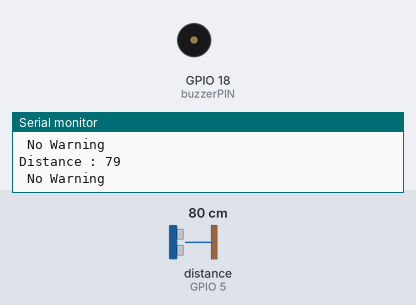
Bench run of a sketch on a simulated ESP32. Shown: buzzer (waves = sounding, pin HIGH), the last lines printed to the serial monitor. Wiring (inferred from the names in the program): ultrasonic range finder: trigger GPIO 2; echo GPIO 5. The test bench sets the inputs (shaded band); at power-on: distance to the obstacle (sensor on GPIO 5) 80 cm. The echo pulse lasts 58.3 µs per cm; WiFi joins after 1.5 s; servers stay silent unless stated; web services answer with replies made up by the test bench; pins used as bus, display or sensor lines are not drawn.

Above: at 2.7 s.
2.8 s: distance to the obstacle (sensor on GPIO 5) set to 55 cm
4.3 s: distance to the obstacle (sensor on GPIO 5) set to 49 cm
At 5.9 s:
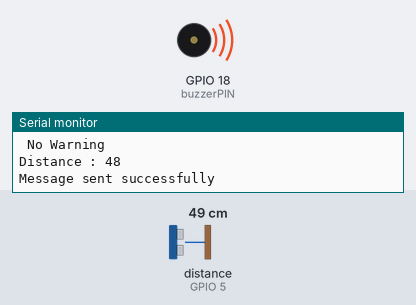
6.2 s: distance to the obstacle (sensor on GPIO 5) set to 7 cm
7.7 s: distance to the obstacle (sensor on GPIO 5) set to 4 cm
At 9.0 s:
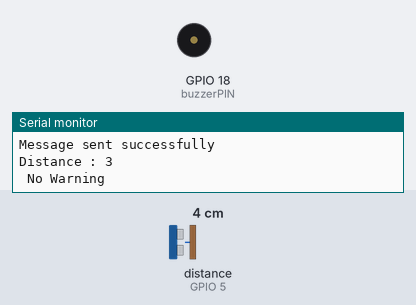
9.8 s: distance to the obstacle (sensor on GPIO 5) set to 9 cm
At 10.3 s:
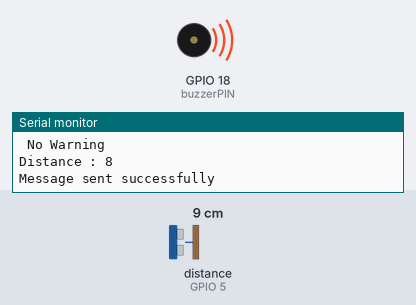
Timing chart, 0 to 12.4 s (numbered marks = the images above; inputs shaded):
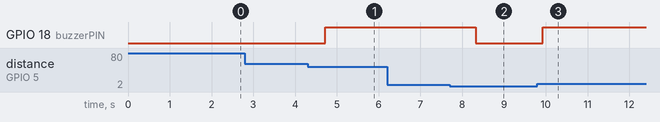

The sketch:

WhatsappBot-last.ino
```cpp
#include <WiFi.h>
#include <HTTPClient.h>
#include <UrlEncode.h>

const char* ssid     = "dux";
const char* password = "1234solo";

String apiKey = "5834042";
String phone_number = "+201066473089";

const int trigPin = 2;
const int echoPin = 5;
const int buzzerPIN = 18;

long duration;
int distance;
String url;

void setup() {
  Serial.begin(115200);
  Serial.println();
  Serial.println();
  Serial.print("Connecting to ");
  Serial.println(ssid);

  WiFi.begin(ssid, password);

  while (WiFi.status() != WL_CONNECTED)
    {
        delay(500);
        Serial.print(".");
    }

  Serial.println("");
  Serial.println("WiFi connected");
  Serial.println("IP address: ");
  Serial.println(WiFi.localIP());

  pinMode(trigPin, OUTPUT);
  pinMode(echoPin, INPUT);
  pinMode(buzzerPIN, OUTPUT);
  Serial.println();
}
void loop()
{
  digitalWrite(trigPin, HIGH);
  delayMicroseconds(10);
  digitalWrite(trigPin, LOW);
  duration = pulseIn(echoPin, HIGH);

  distance = duration * 0.034/2;
  Serial.print("Distance : ");
  Serial.println(distance);

  if (distance >=5 && distance <=50)
  {
    digitalWrite(buzzerPIN,HIGH);
    message_to_whatsapp("Alert!!! Someone Opened Your Door.");
    delay(800);
  }

  else
   {
    Serial.println(" No Warning ");
    digitalWrite(buzzerPIN,LOW);
   }

   delay(800);
}

void message_to_whatsapp(String message)
{
  url = "https://api.callmebot.com/whatsapp.php?phone=" + phone_number + "&apikey=" + apiKey + "&text=" + urlEncode(message);
  postData();
}
//HTTPS post method
void postData()
{
  int httpResponseCode ;
  HTTPClient http;
  http.begin(url);
  http.addHeader("Content-Type", "application/x-www-form-urlencoded");
  httpResponseCode = http.POST(url);
  if (httpResponseCode  == 200)
  {
    Serial.println("Message sent successfully");
  }
  else
  {
    Serial.println("Error sending the message");
    Serial.print("HTTP response code: ");
    Serial.println(httpResponseCode);
  }
  http.end();
}
```

Measured:
- the behaviour switches between 52 and 51 cm on distance to the obstacle (sensor on GPIO 5) (found by bisection; images 0 and 1)
- the behaviour switches between 6 and 5 cm on distance to the obstacle (sensor on GPIO 5) (found by bisection; images 1 and 2)
- after the input at 4.3 s, GPIO 18 (buzzerPIN): LOW → HIGH after 0.42 s
- after the input at 7.7 s, GPIO 18 (buzzerPIN): HIGH → LOW after 0.63 s
- after the input at 9.8 s, GPIO 18 (buzzerPIN): LOW → HIGH after 0.13 s
